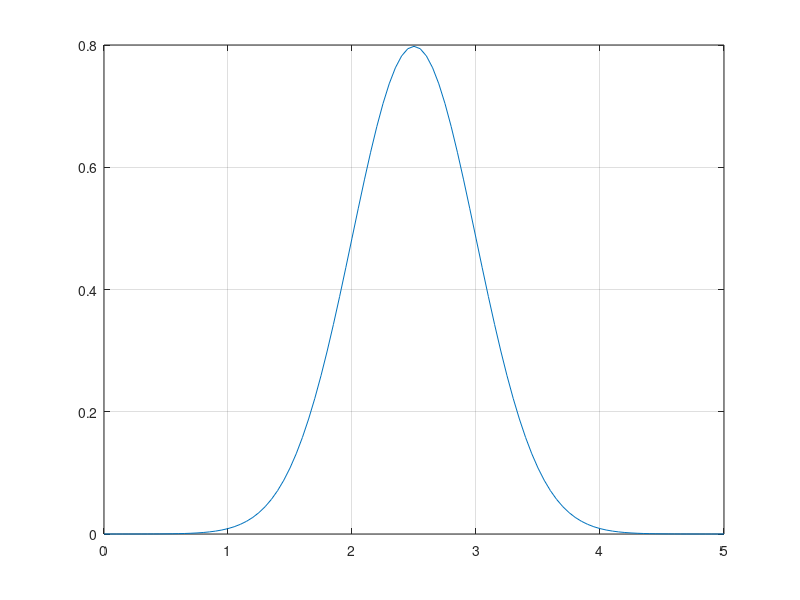

Here is the MATLAB script that generated this plot:
clc;
clear;
close all
x=0:0.05:5;
sig=0.5;
mu=mean(x);
p=(1/(sig*sqrt(2*pi))*exp((-1/2)*((x-mu)/sig).^2))
plot(x,p)
grid on